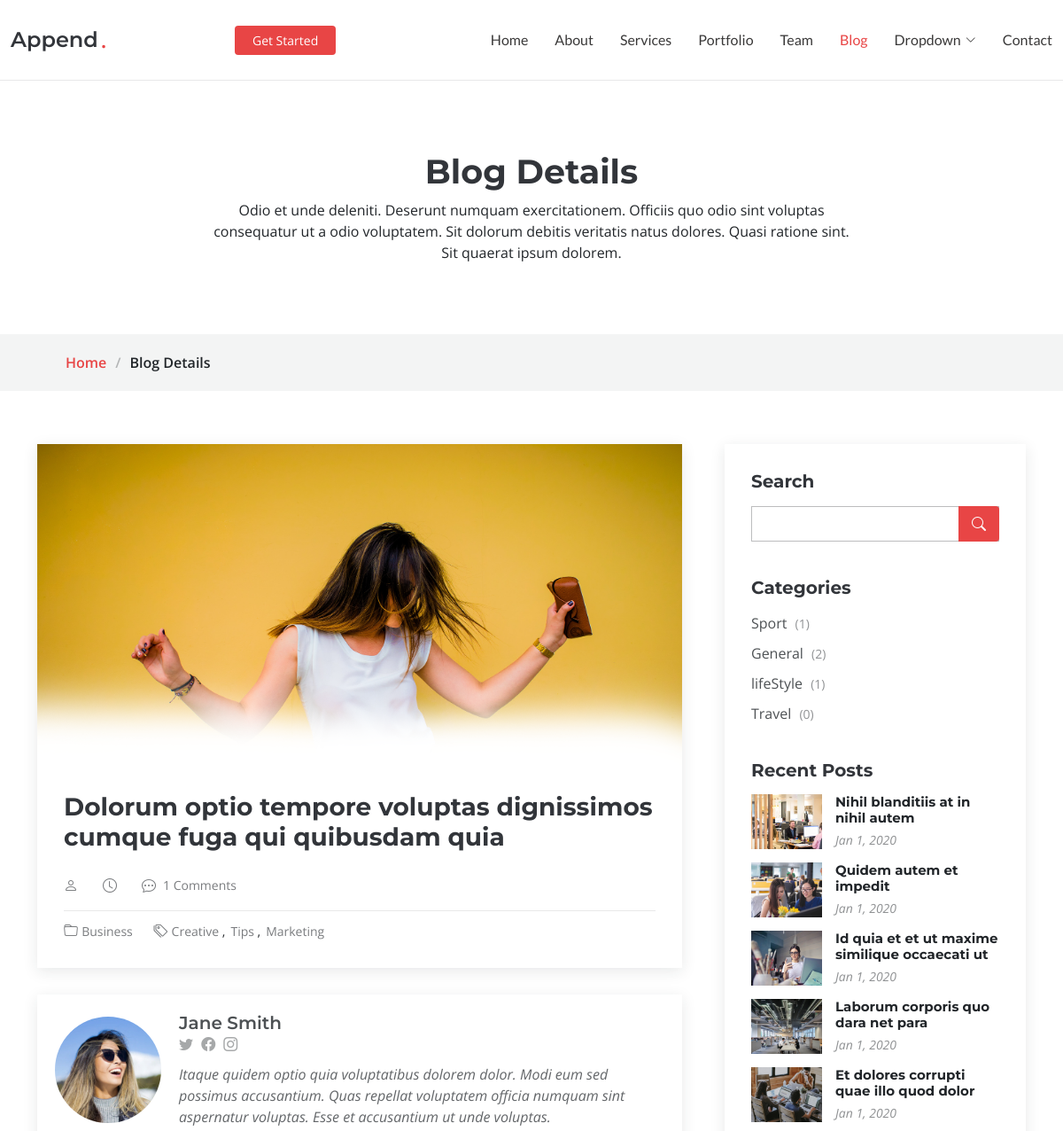
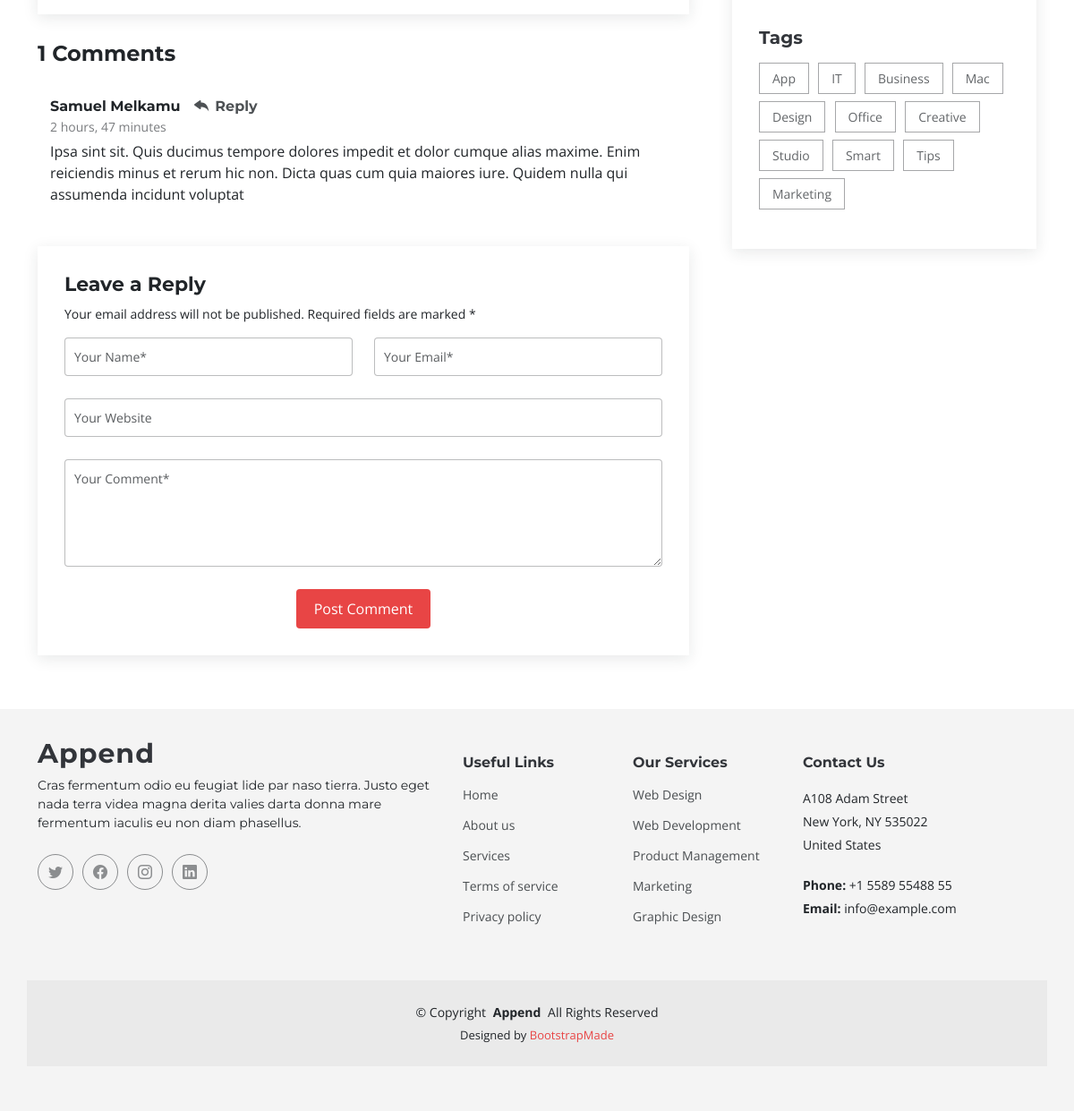
The app's page /post_detail/Dolorum optio tempore voluptas dignissimos cumque fuga qui quibusdam quia/ with its own data (2 pictures, top to bottom).
### news/models.py (models this page shows, shortened)
class Post(models.Model):
   title = models.CharField(max_length=200)
   description = tinymce_models.HTMLField()
   image  = models.ImageField()
   author = models.ForeignKey(User, on_delete=models.CASCADE)
   category = models.ForeignKey("Category",  on_delete=models.SET_NULL, null=True)
   date = models.DateTimeField(auto_now=True,)
   def comment_count(self):
      return Comment.objects.filter(post__id = self.pk).count()

class Comment(models.Model):
   name = models.CharField(max_length=200)
   comment = models.CharField(max_length=200)
   email = models.EmailField()
   website = models.URLField()
   post = models.ForeignKey("Post", on_delete=models.CASCADE)
   status  = models.BooleanField(default=False)
   date = models.DateTimeField(auto_now=True)

class Category(models.Model):
   name = models.CharField(max_length=200)
   def count_post(self):
      return Post.objects.filter(category__name = self.name).count()

### news/views.py (the view, shortened to what this page needs)
# urls.py: path('post_detail/<str:post_title>/', post_detail, name='post_detail_url')
def post_detail(request,post_title:str):
   single_post = Post.objects.filter(title = post_title).first()
   comment = Comment.objects.filter(post__id = single_post.id, status = True)
   category = Category.objects.all()
   return render(request, 'post_detail.html',{'single_post':single_post,'category':category,'comment':comment})

### news/templates/post_detail.html (shortened to what this page needs)
{% load static %}
<!DOCTYPE html>
<html lang="en">
{% include 'head.html' %}
<body class="blog-details-page">
  {% include 'header.html' %}
  <main id="main">
    <div data-aos="fade" class="page-title">
      <div class="heading">
        <div class="container">
          <div class="row d-flex justify-content-center text-center">
            <div class="col-lg-8">
              <h1>Blog Details</h1>
              <p class="mb-0">Odio et unde deleniti. Deserunt numquam exercitationem. Officiis quo odio sint voluptas consequatur ut a odio voluptatem. Sit dolorum debitis veritatis natus dolores. Quasi ratione sint. Sit quaerat ipsum dolorem.</p>
            </div>
          </div>
        </div>
      </div>
      <nav class="breadcrumbs">
        <div class="container">
          <ol>
            <li><a href="index.html">Home</a></li>
            <li>Blog Details</li>
          </ol>
        </div>
      </nav>
    </div>
    <section id="blog-details" class="blog-details">
      <div class="container" data-aos="fade-up" data-aos-delay="100">
        <div class="row g-5">
          <div class="col-lg-8">
            <article class="article">
              <div class="post-img">
                <img src="{{single_post.image.url}}" alt="" class="img-fluid">
              </div>
              <h2 class="title">{{single_post.title}}</h2>
              <div class="meta-top">
                <ul>
                  <li class="d-flex align-items-center"><i class="bi bi-person"></i> <a href="blog-details.html">{{sinlge_post.author.username}}</a></li>
                  <li class="d-flex align-items-center"><i class="bi bi-clock"></i> <a href="blog-details.html"><time datetime="2020-01-01">{{sinlge_post.author.date}}</time></a></li>
                  <li class="d-flex align-items-center"><i class="bi bi-chat-dots"></i> <a href="blog-details.html">{{single_post.comment_count}} Comments</a></li>
                </ul>
              </div>
              <div class="meta-bottom">
                <i class="bi bi-folder"></i>
                <ul class="cats">
                  <li><a href="#">Business</a></li>
                </ul>
                <i class="bi bi-tags"></i>
                <ul class="tags">
                  <li><a href="#">Creative</a></li>
                  <li><a href="#">Tips</a></li>
                  <li><a href="#">Marketing</a></li>
                </ul>
              </div>
            </article>
            <div class="blog-author d-flex align-items-center">
              <img src="assets/img/blog/blog-author.jpg" class="rounded-circle flex-shrink-0" alt="">
              <div>
                <h4>Jane Smith</h4>
                <div class="social-links">
                  <a href="https://twitters.com/#"><i class="bi bi-twitter"></i></a>
                  <a href="https://facebook.com/#"><i class="bi bi-facebook"></i></a>
                  <a href="https://instagram.com/#"><i class="biu bi-instagram"></i></a>
                </div>
                <p>
                  Itaque quidem optio quia voluptatibus dolorem dolor. Modi eum sed possimus accusantium. Quas repellat voluptatem officia numquam sint aspernatur voluptas. Esse et accusantium ut unde voluptas.
                </p>
              </div>
            </div>
            <div class="comments">
              <h4 class="comments-count">{{single_post.comment_count}} Comments</h4>
              {% for single_comment  in comment  %}
              <div id="comment-1" class="comment">
                <div class="d-flex">
                  <div>
                    <h5><a href="">{{single_comment.name}}</a> <a href="#" class="reply"><i class="bi bi-reply-fill"></i> Reply</a></h5>
                    <time datetime="2020-01-01">{{single_comment.date|timesince}}</time>
                    <p>
                      {{single_comment.comment}}
                    </p>
                  </div>
                </div>
              </div>
              {% endfor %}
              <div class="reply-form">
                <h4>Leave a Reply</h4>
                <p>Your email address will not be published. Required fields are marked * </p>
                <form action="" method="post">
                  <div class="row">
                    <div class="col-md-6 form-group">
                      <input name="name" type="text" class="form-control" placeholder="Your Name*">
                    </div>
                    <div class="col-md-6 form-group">
                      <input name="email" type="text" class="form-control" placeholder="Your Email*">
                    </div>
                  </div>
                  <div class="row">
                    <div class="col form-group">
                      <input name="website" type="text" class="form-control" placeholder="Your Website">
                    </div>
                  </div>
                  <div class="row">
                    <div class="col form-group">
                      <textarea name="comment" class="form-control" placeholder="Your Comment*"></textarea>
                    </div>
                  </div>
                  <div class="text-center">
                    <button type="submit" class="btn btn-primary">Post Comment</button>
                  </div>
                </form>
              </div>
            </div>
          </div>
          <div class="col-lg-4">
            <div class="sidebar">
              <div class="sidebar-item search-form">
                <h3 class="sidebar-title">Search</h3>
                <form action="" class="mt-3">
                  <input type="text">
                  <button type="submit"><i class="bi bi-search"></i></button>
                </form>
              </div>
              <div class="sidebar-item categories">
                <h3 class="sidebar-title">Categories</h3>
                <ul class="mt-3">
                  {% for single_caegory  in category  %}
                  <li><a href="{% url 'category_post_url' single_caegory.name  %}">{{single_caegory.name}} <span>({{single_caegory.count_post}})</span></a></li>
                  {% endfor %}
                </ul>
              </div>
              <div class="sidebar-item recent-posts">
                <h3 class="sidebar-title">Recent Posts</h3>
                <div class="post-item">
                  <img src="assets/img/blog/blog-recent-1.jpg" alt="" class="flex-shrink-0">
                  <div>
                    <h4><a href="blog-details.html">Nihil blanditiis at in nihil autem</a></h4>
                    <time datetime="2020-01-01">Jan 1, 2020</time>
                  </div>
                </div>
                <div class="post-item">
                  <img src="assets/img/blog/blog-recent-2.jpg" alt="" class="flex-shrink-0">
                  <div>
                    <h4><a href="blog-details.html">Quidem autem et impedit</a></h4>
                    <time datetime="2020-01-01">Jan 1, 2020</time>
                  </div>
                </div>
                <div class="post-item">
                  <img src="assets/img/blog/blog-recent-3.jpg" alt="" class="flex-shrink-0">
                  <div>
                    <h4><a href="blog-details.html">Id quia et et ut maxime similique occaecati ut</a></h4>
                    <time datetime="2020-01-01">Jan 1, 2020</time>
                  </div>
                </div>
                <div class="post-item">
                  <img src="assets/img/blog/blog-recent-4.jpg" alt="" class="flex-shrink-0">
                  <div>
                    <h4><a href="blog-details.html">Laborum corporis quo dara net para</a></h4>
                    <time datetime="2020-01-01">Jan 1, 2020</time>
                  </div>
                </div>
                <div class="post-item">
                  <img src="assets/img/blog/blog-recent-5.jpg" alt="" class="flex-shrink-0">
                  <div>
                    <h4><a href="blog-details.html">Et dolores corrupti quae illo quod dolor</a></h4>
                    <time datetime="2020-01-01">Jan 1, 2020</time>
                  </div>
                </div>
              </div>
              <div class="sidebar-item tags">
                <h3 class="sidebar-title">Tags</h3>
                <ul class="mt-3">
                  <li><a href="#">App</a></li>
                  <li><a href="#">IT</a></li>
                  <li><a href="#">Business</a></li>
                  <li><a href="#">Mac</a></li>
                  <li><a href="#">Design</a></li>
                  <li><a href="#">Office</a></li>
                  <li><a href="#">Creative</a></li>
                  <li><a href="#">Studio</a></li>
                  <li><a href="#">Smart</a></li>
                  <li><a href="#">Tips</a></li>
                  <li><a href="#">Marketing</a></li>
                </ul>
              </div>
            </div>
          </div>
        </div>
      </div>
    </section>
  </main>
  <footer id="footer" class="footer">
    <div class="container footer-top">
      <div class="row gy-4">
        <div class="col-lg-5 col-md-12 footer-about">
          <a href="index.html" class="logo d-flex align-items-center">
            <span>Append</span>
          </a>
          <p>Cras fermentum odio eu feugiat lide par naso tierra. Justo eget nada terra videa magna derita valies darta donna mare fermentum iaculis eu non diam phasellus.</p>
          <div class="social-links d-flex mt-4">
            <a href=""><i class="bi bi-twitter"></i></a>
            <a href=""><i class="bi bi-facebook"></i></a>
            <a href=""><i class="bi bi-instagram"></i></a>
            <a href=""><i class="bi bi-linkedin"></i></a>
          </div>
        </div>
        <div class="col-lg-2 col-6 footer-links">
          <h4>Useful Links</h4>
          <ul>
            <li><a href="#">Home</a></li>
            <li><a href="#">About us</a></li>
            <li><a href="#">Services</a></li>
            <li><a href="#">Terms of service</a></li>
            <li><a href="#">Privacy policy</a></li>
          </ul>
        </div>
        <div class="col-lg-2 col-6 footer-links">
          <h4>Our Services</h4>
          <ul>
            <li><a href="#">Web Design</a></li>
            <li><a href="#">Web Development</a></li>
            <li><a href="#">Product Management</a></li>
            <li><a href="#">Marketing</a></li>
            <li><a href="#">Graphic Design</a></li>
          </ul>
        </div>
        <div class="col-lg-3 col-md-12 footer-contact text-center text-md-start">
          <h4>Contact Us</h4>
          <p>A108 Adam Street</p>
          <p>New York, NY 535022</p>
          <p>United States</p>
          <p class="mt-4"><strong>Phone:</strong> <span>+1 5589 55488 55</span></p>
          <p><strong>Email:</strong> <span>info@example.com</span></p>
        </div>
      </div>
    </div>
    <div class="container copyright text-center mt-4">
      <p>&copy; <span>Copyright</span> <strong class="px-1">Append</strong> <span>All Rights Reserved</span></p>
      <div class="credits">
        Designed by <a href="https://bootstrapmade.com/">BootstrapMade</a>
      </div>
    </div>
  </footer>
</body>
</html>

### records on screen
Post: image (picture), title "Dolorum optio tempore voluptas dignissimos cumque fuga qui quibusdam quia", comment_count "1"
Comment: name "Samuel Melkamu", date "2 hours, 47 minutes", comment "Ipsa sint sit. Quis ducimus tempore dolores impedit et dolor cumque alias maxime. Enim reiciendis minus et rerum hic non. Dicta quas cum quia maiores iure. Quidem nulla qui assumenda incidunt voluptat"
Category: name "Sport", count_post "1"
Category: name "General", count_post "2"
Category: name "lifeStyle", count_post "1"
Category: name "Travel", count_post "0"
